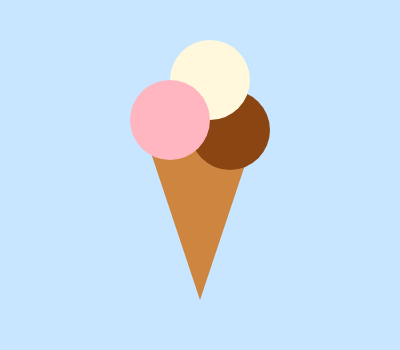
Frame 1 (no input)
Frame 60 (no input): identical to frame 1, image omitted
Frame 120 (the mouse pressed at the canvas centre since frame 60): identical to frame 1, image omitted

The p5.js sketch that drew this single still picture (run headless with seeded random() and noise() and a simulated clock; from frame 60 on, the mouse is pressed at the canvas centre):

// p5.js sketch
// ── sketch.js
function setup() {
  createCanvas(400, 350);
  // Sfondo celeste chiaro
  background(200, 230, 255);
  noStroke();  // Non disegnare i contorni
  

  // Cono (triangolo marrone)
  fill(205, 133, 63);  // Colore marrone per il cono
  triangle(
    150, 150,    // Punto in basso a sinistra
    250, 150,    // Punto in basso a destra
    200, 300     // Punto in alto (vertice del cono)
  );



  // Pallina di gelato in basso (cioccolato)
  fill(139, 69, 19);  // Marrone scuro
  circle(230, 130, 80);

    // Pallina di gelato in alto (vaniglia)
    fill(255, 248, 220);  // Crema
    circle(210, 80, 80);
  
  // Pallina di gelato al centro (fragola)
  fill(255, 182, 193);  // Rosa
  circle(170, 120, 80);
  
}

function draw() {
  
}
